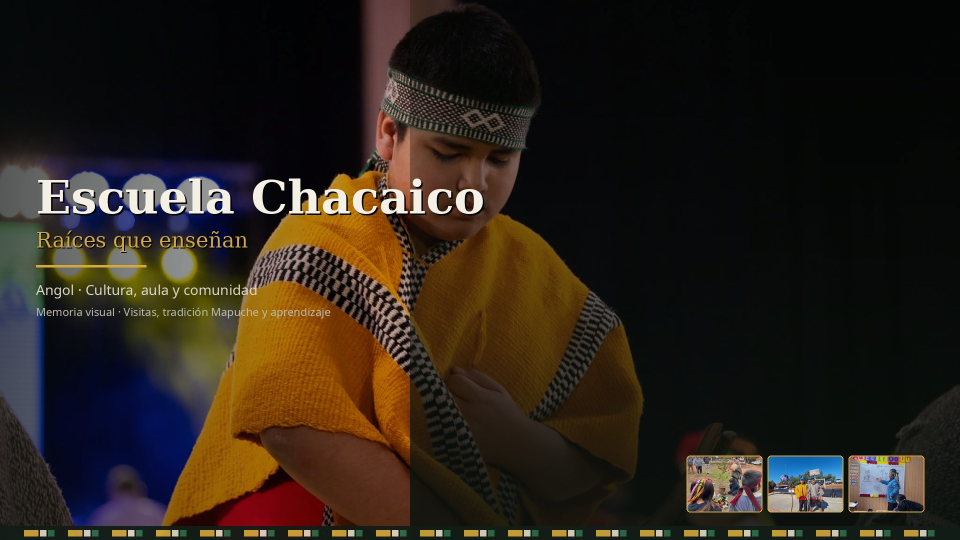
#> input picture media/portada-escuela-chacaico.jpg, 1920 x 1080 px (shown at 1/2 size)
$ python -i create_video.py   (imports and definitions only)
#> lines starting #> are read from the running program, lines starting #| are printed output that depends on the picture
#> further down, picture is the input picture: PIL image 1920x1080 RGB; mean R, G, B 42.1, 33.7, 25
#!/usr/bin/env python3
"""Build a ~3 minute slideshow with xfade transitions from Escuela Chacaico photos."""

from __future__ import annotations

import subprocess
import sys
from pathlib import Path

from PIL import Image, ImageEnhance, ImageFilter

ASSETS = Path("/home/ubuntu/.cursor/projects/workspace/assets")
WORK = Path("/tmp/chacaico-clips")
OUT = Path("/workspace/media/video-escuela-chacaico.mp4")
ART = Path("/opt/cursor/artifacts/video-escuela-chacaico.mp4")
DEMO = Path("/opt/cursor/artifacts/recording_demo.mp4")
PORTADA = Path("/workspace/media/portada-escuela-chacaico.jpg")

W, H = 1920, 1080
FPS = 30
TARGET_DUR = 180.0  # 3 minutes
TITLE_DUR = 5.0
END_DUR = 4.0
XFADE = 0.7
# Stable xfade modes only
TRANSITIONS = [
    "fade",
    "dissolve",
    "smoothleft",
    "slideleft",
    "wipeleft",
    "smoothright",
    "slideright",
    "wiperight",
    "hblur",
    "distance",
]

# Only use the newly uploaded batch (prefix 01a0eeb0-)
PHOTO_GLOB = "01a0eeb0-*.jpg"

SKIP = {
    "01a0eeb0-9aee-7129-ac5c-0a3b057e73ae.jpg",  # watermark FOTOGRAFIA
    "01a0eeb0-92a9-7430-8b17-6565d694fc21.jpg",  # dup. FOTOGRAFIA
    "01a0eeb0-96db-7982-bca4-759d3f698ad2.jpg",  # adultos comiendo al fondo
    "01a0eeb0-96bd-7657-85c5-e2f353204851.jpg",  # adulto comiendo al fondo
}


# [5 lines left out: function select_photos, not called in this run]


def letterbox(img: Image.Image) -> Image.Image:
    src = img.convert("RGB")
    bg = src.resize((W, H), Image.Resampling.LANCZOS).filter(ImageFilter.GaussianBlur(28))
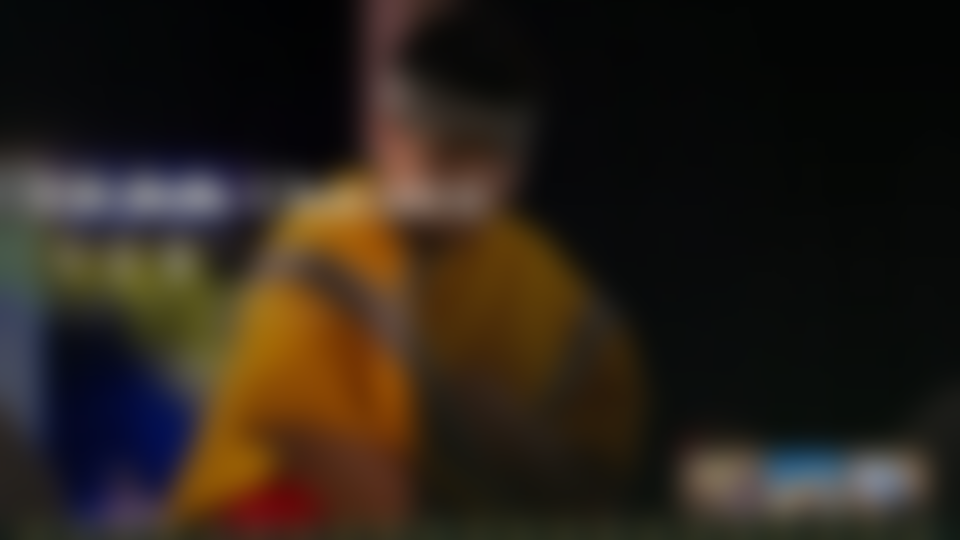
#> bg: PIL image 1920x1080 RGB (shown at 1/2 size); mean R, G, B 41.7, 33.4, 24.9
    bg = ImageEnhance.Brightness(bg).enhance(0.42)
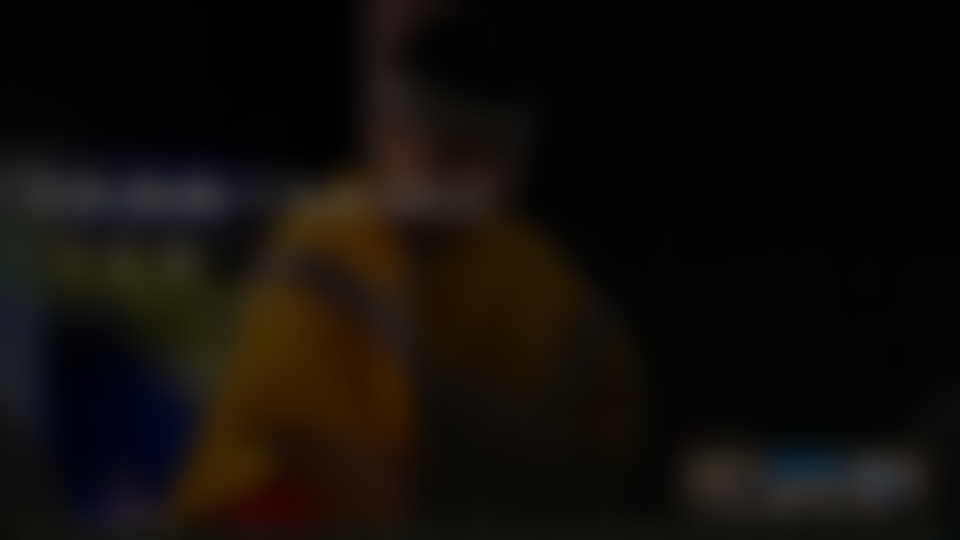
#> bg: PIL image 1920x1080 RGB (shown at 1/2 size); mean R, G, B 17, 13.5, 10
    scale = min(W / src.width, H / src.height)
#> scale = 1
    nw, nh = int(src.width * scale), int(src.height * scale)
#> nw = 1920; nh = 1080
    fg = src.resize((nw, nh), Image.Resampling.LANCZOS)
    bg.paste(fg, ((W - nw) // 2, (H - nh) // 2))
    return bg


# [185 lines left out: functions prepare_frames, encode_clip, build_video, main, not called in this run]


# [2 lines not run here, left out]

>>> from PIL import Image
>>> picture = Image.open('../media/portada-escuela-chacaico.jpg')
>>> result = letterbox(picture)
